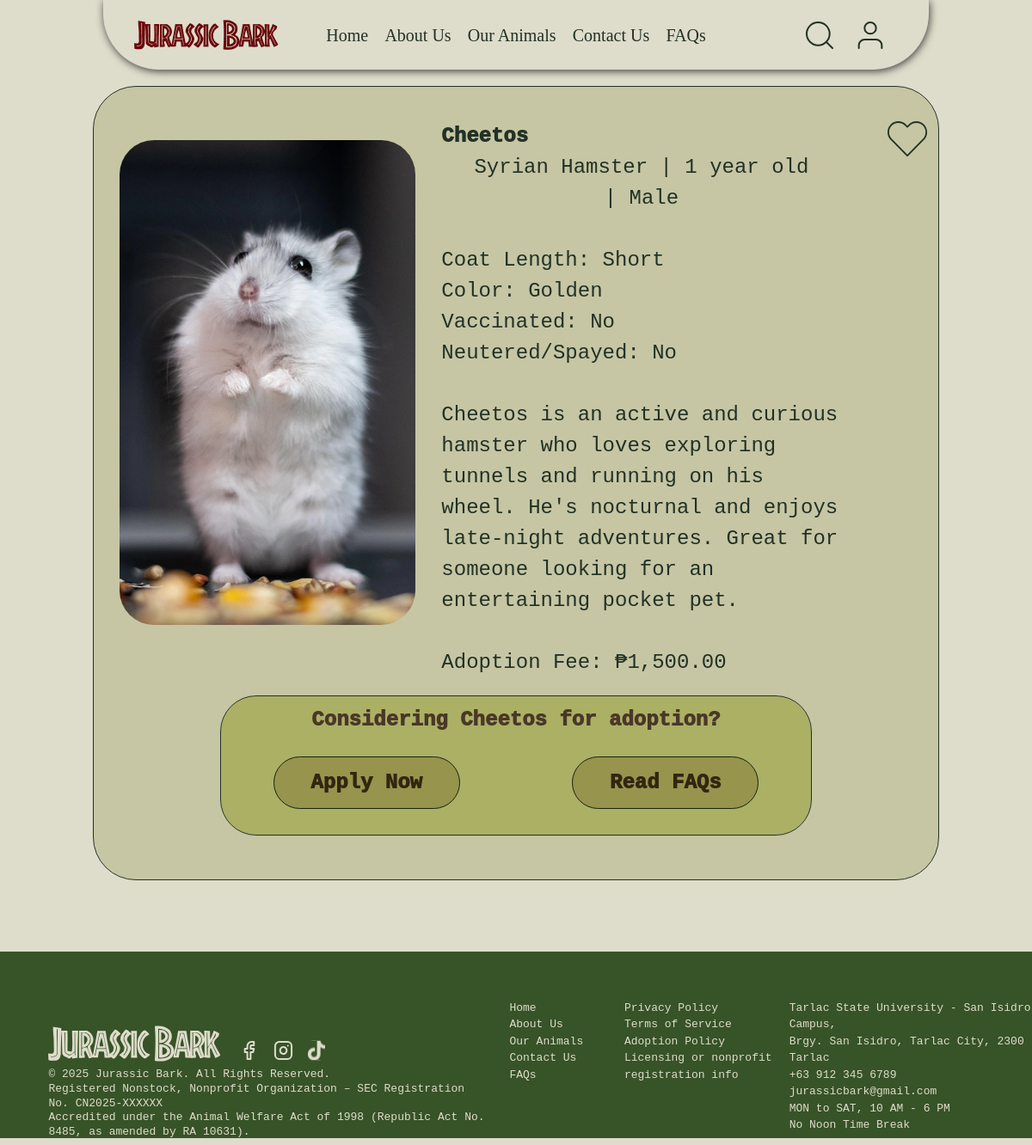
Page /petDetails.php?id=13 on the committed database.
### tables this page shows
CREATE TABLE `pets` (
  `petID` int(11) NOT NULL,
  `name` varchar(50) NOT NULL,
  `type` varchar(50) NOT NULL,
  `breed` varchar(50) NOT NULL,
  `age` int(11) NOT NULL,
  `price` double NOT NULL,
  `details` longtext NOT NULL CHECK (json_valid(`details`)),
  `imageDirectory` varchar(255) NOT NULL,
  `adoptedById` int(11) DEFAULT NULL
);

### petDetails.php (the view, shortened to what this page needs)
<?php
$petId = isset($_GET['id']) ? intval($_GET['id']) : 0;
$pet = null;
$error = null;
if ($petId > 0) {
    try {
        $host = '127.0.0.1';
        $dbname = 'adoptiondb';
        $username = 'root';
        $password = '';
        $pdo = new PDO("mysql:host=$host;dbname=$dbname;charset=utf8mb4", $username, $password);
        $pdo->setAttribute(PDO::ATTR_ERRMODE, PDO::ERRMODE_EXCEPTION);
        $stmt = $pdo->prepare("SELECT petID, name, type, breed, age, price, details, imageDirectory FROM pets WHERE petID = :petId");
        $stmt->bindParam(':petId', $petId, PDO::PARAM_INT);
        $stmt->execute();
        $pet = $stmt->fetch(PDO::FETCH_ASSOC);
    } catch (PDOException $e) {
        $error = "Database error: " . $e->getMessage();
    }
} else {
    $error = "Invalid pet ID.";
}
$gender = 'Unknown';
$color = 'Unknown';
$personality = 'No description available';
$vaccinated = 'Unknown';
$neutered = 'Unknown';
$coatLength = 'Unknown';
if ($pet) {
    $details = json_decode($pet['details'], true);
    if ($details) {
        $gender = isset($details['gender']) ? $details['gender'] : 'Unknown';
        $color = isset($details['color']) ? $details['color'] : 'Unknown';
        $personality = isset($details['personality']) ? $details['personality'] : 'No description available';
        $vaccinated = isset($details['vaccinated']) ? ($details['vaccinated'] ? 'Yes' : 'No') : 'Unknown';
        $neutered = isset($details['spayed_neutered']) ? ($details['spayed_neutered'] ? 'Yes' : 'No') : 'Unknown';
        $coatLength = isset($details['coat_length']) ? $details['coat_length'] : 'Unknown';
    }
}
$ageText = $pet ? ($pet['age'] > 1 ? $pet['age'] . ' years old' : $pet['age'] . ' year old') : '';
?>
<!DOCTYPE html>
<html lang="en">
<head>
    <link rel="stylesheet" href="petDetails.css">
    <link rel="stylesheet" href="global-application-styles.css">
    <link rel="stylesheet" href="globalFooterNav.css">
</head>
<body>
    <div class="nav">
        <div class="navLogo">
            <img src="images/homeImages/Jurassic Bark.webp" alt="">
        </div>
        <div class="mainNav">
            <p><a href="index.html">Home</a></p>
            <p> <a href="aboutUs.html">About Us</a></p>
            <p> <a href="ourAnimals.php">Our Animals</a></p>
            <p><a href="contact.html">Contact Us</a></p>
            <p><a href="faqs.html">FAQs</a></p>
        </div>
        <div class="navControls">
        </div>
    </div>
    <?php if ($error): ?>
        <div style="text-align: center; padding: 50px; width: 82%;">
            <h2>Error</h2>
            <p><?php echo htmlspecialchars($error); ?></p>
            <p><a href="ourAnimals.php" style="color: #223125; text-decoration: underline;">Back to Animals List</a></p>
        </div>
    <?php elseif ($pet): ?>
    <div class="petDetailsCon">
        <div class="petDetailsBg"></div>
        <div class="imageCon">
            <div class="imageHolder">
                <img class="petImage"
                     src="<?php echo htmlspecialchars($pet['imageDirectory']); ?>"
                     alt="<?php echo htmlspecialchars($pet['name']); ?>"
                     onerror="this.src='images/homeImages/petPics/default-pet.jpg'">
            </div>
        </div>
        <div class="petContent">
            <div class="petText">
                <p class="name"><?php echo htmlspecialchars($pet['name']); ?></p>
                <p class="details">
                    <p class="petTypeText" style="text-align: center" >
                        <?php echo htmlspecialchars($pet['breed']); ?> | <?php echo $ageText; ?> | <?php echo htmlspecialchars($gender); ?>
                    </p>
                    <br>
                    Coat Length: <?php echo htmlspecialchars($coatLength); ?> <br>
                    Color: <?php echo htmlspecialchars($color); ?> <br>
                    Vaccinated: <?php echo htmlspecialchars($vaccinated); ?> <br>
                    Neutered/Spayed: <?php echo htmlspecialchars($neutered); ?>
                    <br><br>
                    <?php echo htmlspecialchars($personality); ?>
                    <br><br>
                    Adoption Fee: ₱<?php echo number_format($pet['price'], 2); ?>
                </p>
            </div>
            <div class="petControls">
                <img class="heartIcon" src="images/ourAnimalsImages/heart icon.svg" alt="">
            </div>
        </div>
        <div id="bottomAdoption" class="adoption" >
            <div class="bottomAdoptionBg adoptionBg"></div>
            <p class="bottomAdoptionText adoptionText">Considering <?php echo htmlspecialchars($pet['name']); ?> for adoption?</p>
            <a href="user-application-page.html?petId=<?php echo $pet['petID']; ?>" class="bottomAdoptionBtn adoptionBtn">Apply Now</a>
            <div class="bottomAdoptionBtn adoptionBtn">Read FAQs</div>
        </div>
    </div>
    <?php endif; ?>
     <div class="HomeFooter">
        <div class="footerBg" ></div>
        <div class="foot1" >
            <div class="footerLogoIcons" >
                <img class="footLogo" src="images/homeImages/Jurassic Bark.svg" alt="">
                <div class="smallIconsCon">
                    <img class="smallIcons" src="images/homeImages/facebook.svg" alt="">
                    <img class="smallIcons" src="images/homeImages/instagram.svg" alt="">
                    <img class="smallIcons" src="images/homeImages/tiktok.svg" alt="">            </div>
                </div>
            <div class="foot1Text" >
                © 2025 Jurassic Bark. All Rights Reserved.
                <br>
                Registered Nonstock, Nonprofit Organization – SEC Registration No. CN2025-XXXXXX
                <br>
                Accredited under the Animal Welfare Act of 1998 (Republic Act No. 8485, as amended by RA 10631).
            </div>
        </div>
        <div class="foot2" >
            Home
            <br>
            About Us
            <br>
            Our Animals
            <br>
            Contact Us
            <br>
            FAQs
        </div>
        <div class="foot3" >
            Privacy Policy
            <br>
            Terms of Service
            <br>
            Adoption Policy
            <br>
            Licensing or nonprofit
            <br>
            registration info
        </div>
        <div class="foot4" >
            Tarlac State University - San Isidro Campus,
            <br>
            Brgy. San Isidro, Tarlac City, 2300 Tarlac
            <br>
            +63 912 345 6789
            <br>
            jurassicbark@gmail.com
            <br>
            MON to SAT, 10 AM - 6 PM
            <br>
            No Noon Time Break
        </div>
     </div>
</body>
</html>

### petDetails.css (style rules this page uses)
*, *::before, *::after { box-sizing: border-box; }
* { margin: 0; }
@media (prefers-reduced-motion: no-preference) { html { interpolate-size: allow-keywords; } }
body { line-height: 1.5; -webkit-font-smoothing: antialiased; }
img, picture, video, canvas, svg { display: block; max-width: 100%; }
p, h1, h2, h3, h4, h5, h6 { overflow-wrap: break-word; }
p { text-wrap: pretty; }
:root { --fontColor: #223125; --fontColor2: #725134; --fontColor3: #444E27; --bgColor: #DEDCCA; }
body { position: relative; background: var(--bgColor); color: var(--fontColor); font-family: "Chakra Petch"; display: flex; flex-direction: column; align-items: center; overflow-x: hidden; }
#bottomAdoption { display: none; }
.petDetailsCon { border: 1px solid #223125; width: 82%; display: grid; grid-template-columns: .7fr 1fr; height: 638px; overflow: hidden; border-radius: 50px; position: relative; }
.petDetailsBg { background: #223125; mix-blend-mode: overlay; width: 100%; height: 100%; position: absolute; z-index: -1; }
.imageCon { display: flex; align-items: center; justify-content: center; }
.imageHolder { width: 85%; height: 82%; border-radius: 50px; border: 2px yellow; display: flex; align-items: center; justify-content: center; }
.petImage { height: 100%; width: auto; object-fit: cover; border-radius: 40px; display: block; }
.petContent { display: flex; color: var(--fontColor); }
.petText { font-size: 24px; margin-top: 7%; font-weight: 100; margin-right: 10px; }
.name { font-weight: 1000; }
.petControls { display: flex; flex-direction: column; position: relative; justify-content: space-between; padding-right: 2%; margin-top: 7%; }
.heartIcon { width: 47px; align-self: flex-end; }
.adoption { position: relative; display: flex; flex-direction: column; border: 1px solid #223125; text-align: center; border-radius: 42px; gap: 10px; overflow: hidden; margin-bottom: 5%; }
.adoptionBg { background: #444E27; position: absolute; width: 100%; height: 100%; mix-blend-mode: overlay; z-index: -1; }
.adoptionText { margin-top: 30px; font-size: 24px; font-weight: 1000; margin-left: 20px; margin-right: 20px; }
.adoptionBtn { width: 217px; height: 61px; font-size: 24px; font-weight: 1000; background: #E0D7C3; mix-blend-mode: multiply; border-radius: 100px; display: flex; align-items: center; justify-content: center; margin-left: 20px; margin-right: 20px; border: 1px solid #223125; }
.adoption :last-child { margin-bottom: 30px; }
@media only screen and (max-width: 1336px) { .adoption { display: none; } }
@media only screen and (max-width: 1336px) { .petDetailsCon { grid-template-rows: 1fr auto; height: auto; } }
@media only screen and (max-width: 1336px) { #bottomAdoption { display: grid; grid-template-columns: 1fr 1fr; grid-template-rows: 1fr 1fr; grid-column: 1/3; height: 70%; justify-items: center; margin-left: 15%; margin-right: 15%; grid-row: 2; margin-bottom: 2%; margin-top: 2%; } }
@media only screen and (max-width: 1336px) { .heartIcon { width: 47px; flex-shrink: 0; } }
@media only screen and (max-width: 1336px) { .adoptionText { grid-column: 1/3; margin-top: 10px; } }
@media only screen and (max-width: 1336px) { .petControls { width: 100%; } }

### global-application-styles.css (style rules this page uses)
* { margin: 0; padding: 0; box-sizing: border-box; }
:root { --container-w: 743.17px; --img-max: 100px; }
body { font-family: 'Chakra Petch', monospace; background-image: url('fabric_background.png'); background-size: cover; min-height: 100vh; color: #4a3728; padding: clamp(28px, 6.5vw, 120px) 0 clamp(16px, 4.5vw, 80px) 0; }

### rows in the picture
pets: imageDirectory+name (picture), name "Cheetos", breed "Syrian Hamster", age "1 year old", details "Male", details "Short", details "Golden", details "No", details "Cheetos is an active and curious hamster who loves exploring tunnels and running on his wheel. He's nocturnal and enjoys late-night adventures. Great for someone looking for an entertaining pocket pet.", price "1,500.00"
